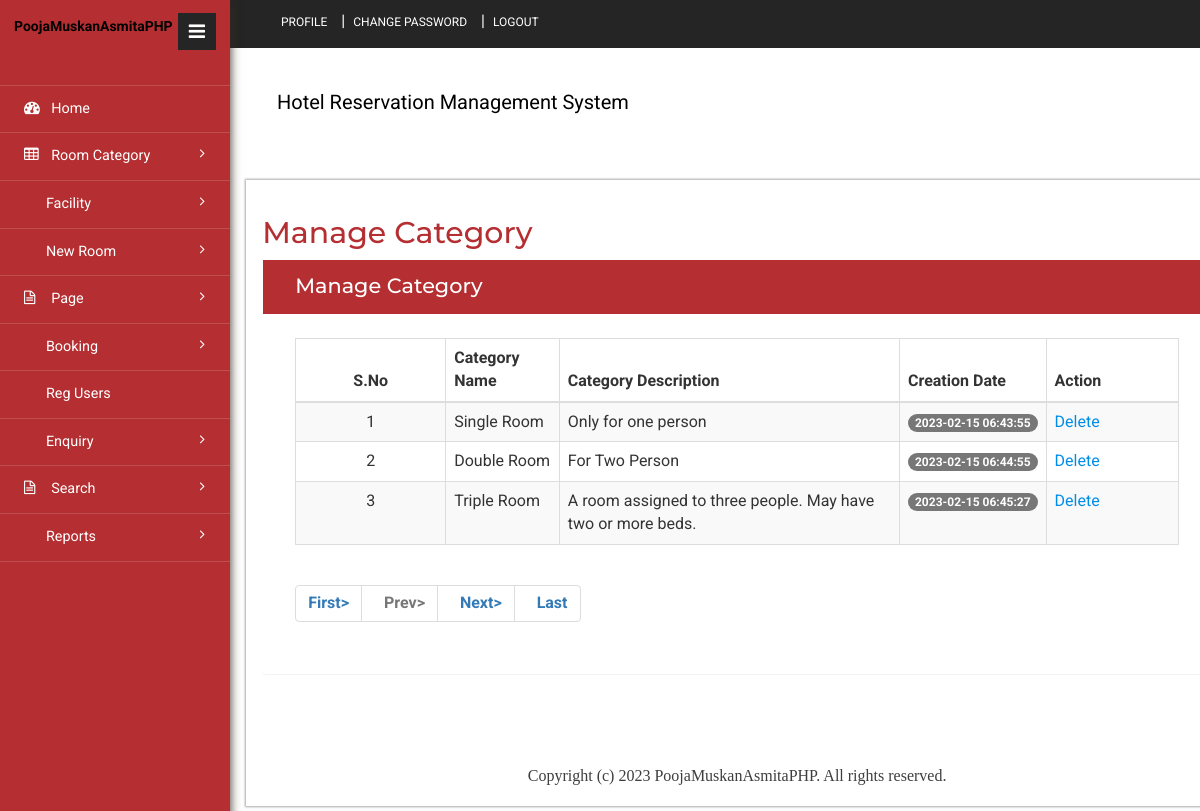
Page /admin/manage-category.php (signed in) on the committed database.
### tables this page shows
CREATE TABLE `tblcategory` (
  `ID` int(10) NOT NULL,
  `CategoryName` varchar(120) DEFAULT NULL,
  `Description` mediumtext DEFAULT NULL,
  `Price` int(5) NOT NULL,
  `Date` timestamp NULL DEFAULT current_timestamp()
);

### admin/manage-category.php (the view, shortened to what this page needs)
<?php
include('includes/dbconnection.php');
if (strlen($_SESSION['hbmsaid']==0)) {
  header('location:logout.php');
  } else{
?>
<!DOCTYPE HTML>
<html>
<head>
<link href="css/bootstrap.min.css" rel='stylesheet' type='text/css' />
<link href="css/style.css" rel='stylesheet' type='text/css' />
<link href="css/font-awesome.css" rel="stylesheet">
<link rel="stylesheet" href="css/icon-font.min.css" type='text/css' />
</head>
<body>
   <div class="page-container">
	<div class="left-content">
	   <div class="inner-content">
			<?php include_once('includes/header.php');?>
			<div class="content">
<div class="women_main">
	<div class="grids">
					<div class="progressbar-heading grids-heading">
						<h2>Manage Category</h2>
					</div>
					<div class="panel panel-widget forms-panel">
						<div class="forms">
							<div class="form-grids widget-shadow" data-example-id="basic-forms">
								<div class="form-title">
									<h4>Manage Category </h4>
								</div>
								<div class="form-body">
									     <table class="table table-bordered table-striped table-vcenter js-dataTable-full-pagination">
                                <thead>
                                    <tr>
                                        <th class="text-center">S.No</th>
                                        <th>Category Name</th>
                                        <th class="d-none d-sm-table-cell">Category Description</th>
                                        <th class="d-none d-sm-table-cell">Creation Date</th>
                                        <th class="d-none d-sm-table-cell" style="width: 15%;">Action</th>
                                       </tr>
                                </thead>
                                <tbody>
                                   <?php
							 if (isset($_GET['pageno'])) {
            $pageno = $_GET['pageno'];
        } else {
            $pageno = 1;
        }
        $no_of_records_per_page = 3;
        $offset = ($pageno-1) * $no_of_records_per_page;
        $ret = "SELECT ID FROM tblcategory";
 $query1 = $dbh -> prepare($ret);
$query1->execute();
$total_rows=$query1->rowCount();
$total_pages = ceil($total_rows / $no_of_records_per_page);
$sql="SELECT * from tblcategory LIMIT $offset, $no_of_records_per_page";
$query = $dbh -> prepare($sql);
$query->execute();
$results=$query->fetchAll(PDO::FETCH_OBJ);
$cnt=1;
if($query->rowCount() > 0)
{
foreach($results as $row)
{               ?>
                                    <tr>
                                        <td class="text-center"><?php echo htmlentities($cnt);?></td>
                                        <td class="font-w600"><?php  echo htmlentities($row->CategoryName);?></td>
                                        <td class="d-none d-sm-table-cell"><?php  echo htmlentities($row->Description);?></td>
                                        <td class="d-none d-sm-table-cell">
                                            <span class="badge badge-primary"><?php  echo htmlentities($row->Date);?></span>
                                        </td>
                                         <td class="d-none d-sm-table-cell"><a href="manage-category.php?delid=<?php echo ($row->ID);?>" onclick="return confirm('Do you really want to Delete ?');">Delete</a></td>
                                    </tr>
                                    <?php $cnt=$cnt+1;}} ?>
                                </tbody>
                            </table>
                            <div align="left">
    <ul class="pagination" >
        <li><a href="?pageno=1"><strong>First></strong></a></li>
        <li class="<?php if($pageno <= 1){ echo 'disabled'; } ?>">
            <a href="<?php if($pageno <= 1){ echo '#'; } else { echo "?pageno=".($pageno - 1); } ?>"><strong style="padding-left: 10px">Prev></strong></a>
        </li>
        <li class="<?php if($pageno >= $total_pages){ echo 'disabled'; } ?>">
            <a href="<?php if($pageno >= $total_pages){ echo '#'; } else { echo "?pageno=".($pageno + 1); } ?>"><strong style="padding-left: 10px">Next></strong></a>
        </li>
        <li><a href="?pageno=<?php echo $total_pages; ?>"><strong style="padding-left: 10px">Last</strong></a></li>
    </ul>
</div>
								</div>
							</div>
						</div>
					</div>
				</div>
<?php include_once('includes/footer.php');?>
</div>
</div>
		</div>
</div>
			<?php include_once('includes/sidebar.php');?>
							</div>
</body>
</html><?php }  ?>

### rows in the picture
tblcategory: CategoryName "Single Room", Description "Only for one person", Date "2023-02-15 06:43:55"
tblcategory: CategoryName "Double Room", Description "For Two Person", Date "2023-02-15 06:44:55"
tblcategory: CategoryName "Triple Room", Description "A room assigned to three people. May have two or more beds.", Date "2023-02-15 06:45:27"
